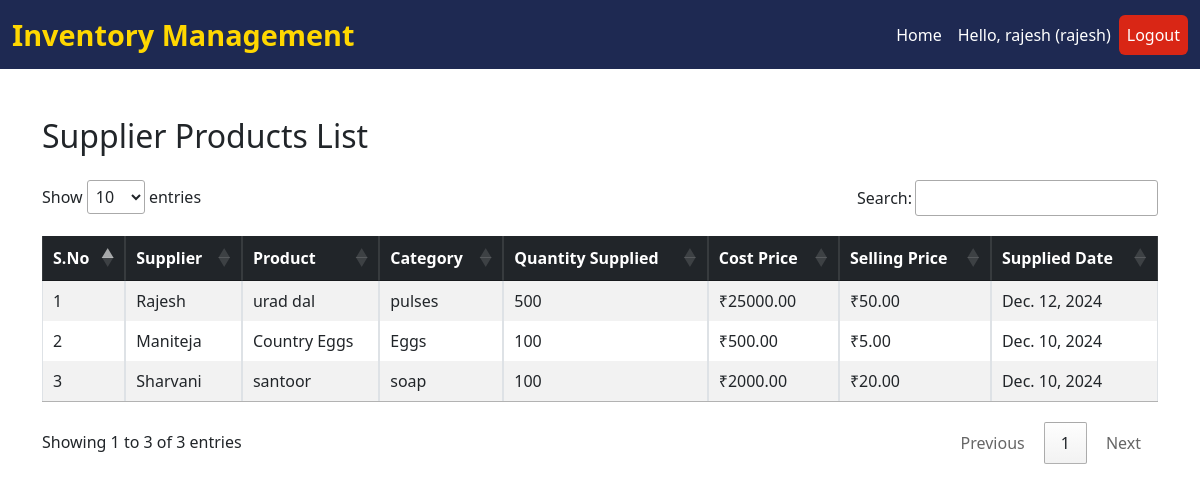
Page /supplier-products/ (signed in) on the committed database.
### stock_analysis/models.py (models this page shows, shortened)
class SupplierProduct(models.Model):
    supplier = models.ForeignKey(Supplier, on_delete=models.CASCADE,null=True, blank=True)  # Link to Supplier
    name = models.CharField(max_length=100, default="Unknown Product")  # Default name
    category = models.CharField(max_length=50, blank=True, null=True)  # Product category
    selling_price_per_unit=models.DecimalField(default=0, max_digits=10, decimal_places=2, null=True, blank=True)
    stock_quantity = models.IntegerField(default=0)  # Current stock quantity
    cost_price = models.DecimalField(max_digits=10, decimal_places=2)  # Cost price per unit
    supplied_date = models.DateField(auto_now_add=True)  # Date of supply

class Supplier(models.Model):
    name = models.CharField(max_length=100)
    contact = models.CharField(max_length=15, blank=True, null=True)
    email = models.EmailField(blank=True, null=True)
    address = models.TextField(blank=True, null=True)
    company = models.CharField(max_length=100, blank=True, null=True)
    partnership_date = models.DateField(default=now)  # Default to current date

### stock_analysis/product_views.py (the view)
# urls.py: path("supplier-products/", login_required(product_views.supplier_product_list), name="supplier_product_list"),
def supplier_product_list(request):
    supplier_products = SupplierProduct.objects.select_related("supplier").order_by("-supplied_date")  # Latest entries first
    return render(request, "products/supplier_product_list.html", {"supplier_products": supplier_products})

### stock_analysis/templates/products/supplier_product_list.html (shortened to what this page needs)
{% extends 'index.html' %}
{% block content %}
<div class="container mt-5" style="position: relative;">
    <div class="d-flex justify-content-between align-items-center mb-4">
        <h2 class="mb-0">Supplier Products List</h2>
    </div>
    <div class="table-responsive">
        <table id="supplierTable" class="table table-striped table-hover table-bordered mb-3">
            <thead class="table-dark">
                <tr>
                    <th>S.No</th>
                    <th>Supplier</th>
                    <th>Product</th>
                    <th>Category</th>
                    <th>Quantity Supplied</th>
                    <th>Cost Price</th>
                    <th>Selling Price</th>
                    <th>Supplied Date</th>
                </tr>
            </thead>
            <tbody>
                {% for sp in supplier_products %}
                <tr>
                    <td>{{ forloop.counter }}</td>
                    <td>{{ sp.supplier.name }}</td>
                    <td>{{ sp.name }}</td>
                    <td>{{ sp.category }}</td>
                    <td>{{ sp.stock_quantity }}</td>
                    <td>₹{{ sp.cost_price }}</td>
                    <td>₹{{ sp.selling_price_per_unit }}</td>
                    <td>{{ sp.supplied_date }}</td>
                </tr>
                {% empty %}
                <tr>
                    <td colspan="9" class="text-center">No supplier products found.</td>
                </tr>
                {% endfor %}
            </tbody>
        </table>
    </div>
</div>
<link rel="stylesheet" href="https://cdn.datatables.net/1.13.6/css/jquery.dataTables.min.css">
{% endblock %}

### rows in the picture
SupplierProduct: supplier.name "Rajesh", name "urad dal", category "pulses", stock_quantity "500", cost_price "25000.00", selling_price_per_unit "50.00", supplied_date "Dec. 12, 2024"
SupplierProduct: supplier.name "Maniteja", name "Country Eggs", category "Eggs", stock_quantity "100", cost_price "500.00", selling_price_per_unit "5.00", supplied_date "Dec. 10, 2024"
SupplierProduct: supplier.name "Sharvani", name "santoor", category "soap", stock_quantity "100", cost_price "2000.00", selling_price_per_unit "20.00", supplied_date "Dec. 10, 2024"

### other values in the picture
{{ request.session.user_name }} "rajesh"
{{ request.session.user_role }} "rajesh"
